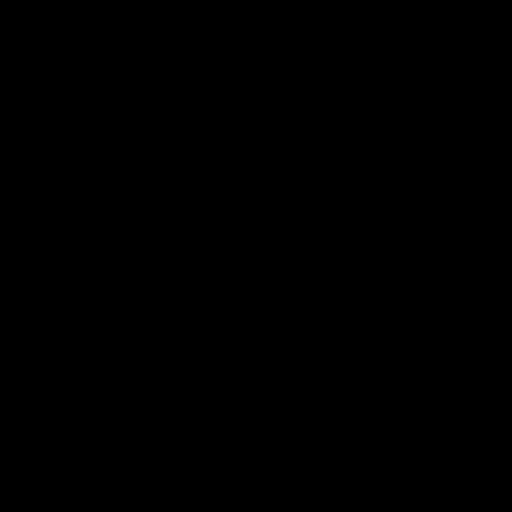
Frame 1 (no input)
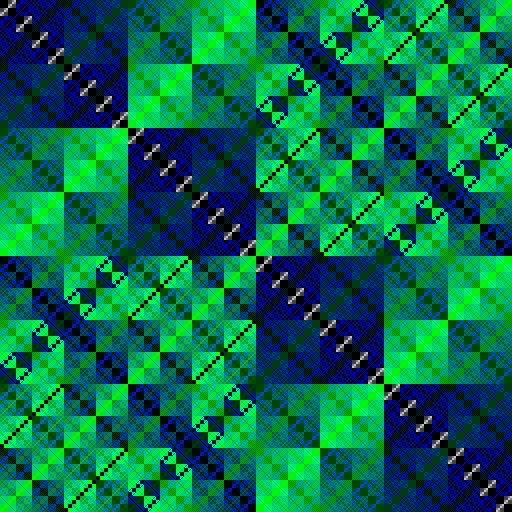
Frame 60 (the mouse pressed at the canvas centre just before this capture)
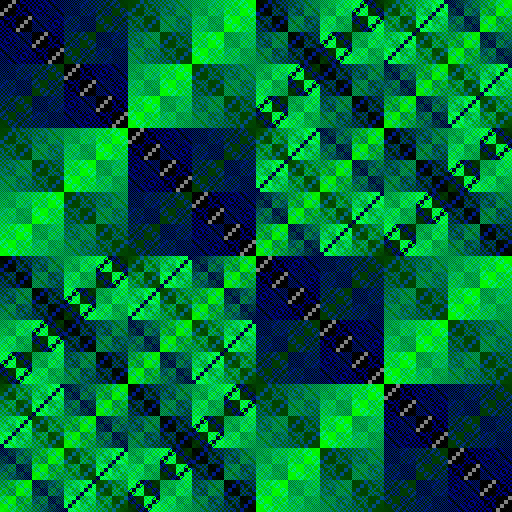
Frame 120 (the mouse held since frame 60 and released just before this capture)

The Processing sketch that drew these frames (run headless with seeded random() and noise(); from frame 60 on, the mouse is pressed at the canvas centre):

// Processing sketch: c_bitwise_9
// ── c_bitwise_9.pde
/**
 * Author: qp91mn64
 * License: the MIT License
 * Created: 2026-02-23
 * 
 * Modefied from c_bitwise_8a
 * 
 * Grayscale or opaque
 * Display window with 512x512 pixels 
 * similar to c_bitwise_5
 * But you can drag or use arrow keys to explore different parts now
 * Note: don't use WASD for moving as the key 's' or 'S' has been used for saving images
 * 
 * Bitwise operation, square, & a to extract bits, result used as color
 * Pretty complex patterns
 * 
 * 's' or 'S': to save an image
 * space key ' ': pause/run
 * Note: clicking doesn't change `a`
 * 
 * See different bitwise patterns:
 * Press '1': bitwise AND &
 * Press '2': bitwise OR |
 * Press '3': bitwise XOR ^ (default)
 */
int cellWidth = 1;
int cellHeight = 1;
int a = 1;  // A bitmask, also an index of patterns
int xMax;
int yMax;
int xOffset = 0;
int yOffset = 0;
int whichBitwiseOperator = 3;  // 1:& 2:| 3:^
int x1 = 0;
int y1 = 0;
int x2 = 0;
int y2 = 0;
boolean isRunning = true;  // run/pause
String bitwiseString;
PImage image1;
void setup() {
  size(512, 512);
  noStroke();
  xMax = (width - 1) / cellWidth + 1;  // Avoid grey egdes when `width` cannot be divided by `cellWidth`
  yMax = (height - 1) / cellHeight + 1;  // Avoid grey egdes when `height` cannot be divided by `cellHeight`
  if (whichBitwiseOperator == 1) {
    bitwiseString = "AND";
  } else if (whichBitwiseOperator == 2) {
    bitwiseString = "OR";
  } else if (whichBitwiseOperator == 3) {
    bitwiseString = "XOR";
  }
  image1 = createImage(width, height, ARGB);
  println(bitwiseString, "a", a, binary(a));
  frameRate(64);
}
void draw() {
  if (isRunning) {
    a--;  // As the change of `a` a bit doesn't change the screen too much, you may use something like `a-=2;` to make it change faster
  }
  int b = 0;
  int color1 = 0;
  int x1;
  int y1;
  background(0);  // Clear the display window
  image1.loadPixels();
  for (int x = 0; x < xMax; x++) {
    for (int y = 0; y < yMax; y++) {
      // Calculate values near 4096
      x1 = x + xOffset;
      y1 = y + yOffset;
      if (whichBitwiseOperator == 1) {
        b = x1 & y1;
      } else if (whichBitwiseOperator == 2) {
        b = x1 | y1;
      } else if (whichBitwiseOperator == 3) {
        b = x1 ^ y1;
      }
      color1 = a & b*b;  // Bitmask, and use the result as the color of pixels
      if (color1 >> 8 != 0) {  // Grayscale or opaque
        color1 |= -16777216;
      }
      // Use pixels[] instead of rect() for speed
      for (int dx = 0; dx < cellWidth; dx++) {
        for (int dy = 0; dy < cellHeight; dy++) {
          image1.pixels[min(y * cellHeight + dy, height - 1) * width + min(x * cellWidth + dx, width - 1)] = color(color1);
        }
      }
    }
  }
  image1.updatePixels();
  image(image1, 0, 0);
}
void mousePressed() {
  if (x1 == 0) {
    x1 = mouseX;
    x2 = xOffset;
  }
  if (y1 == 0) {
    y1 = mouseY;
    y2 = yOffset;
  }
  // To make sure the patterns don't change when the space key pressed
  // `a` is not changed while dragging to explore
  //  
  //if (mouseButton == LEFT) {
  //  a++;
  //  println(bitwiseString, "a", a, binary(a));
  //} else if (mouseButton == RIGHT) {
  //  a--;
  //  println(bitwiseString, "a", a, binary(a));
  //}
}
void mouseDragged() {
  xOffset = x2 - (mouseX - x1);
  yOffset = y2 - (mouseY - y1);
}
void mouseReleased() {
  x1 = 0;
  y1 = 0;
  // Sometimes the binary form (2's complement) is useful to display specific patterns
  println("xOffset:", xOffset, binary(xOffset));
  println("yOffset:", yOffset, binary(yOffset));
}
void keyPressed() {
  if (key == CODED) {
    if (keyCode == RIGHT) {
      xOffset++;
      println("xOffset:", xOffset, binary(xOffset));
    } else if (keyCode == LEFT) {
      xOffset--;
      println("xOffset:", xOffset, binary(xOffset));
    } else if (keyCode == UP) {
      yOffset--;
      println("yOffset:", yOffset, binary(yOffset));
    } else if (keyCode == DOWN) {
      yOffset++;
      println("yOffset:", yOffset, binary(yOffset));
    }
  }
  else {
    if (key == '1') {
      if (whichBitwiseOperator != 1) {
        background(0);
        whichBitwiseOperator = 1;
        bitwiseString = "AND";
        println(bitwiseString, "a", a, binary(a));
      }
    } else if (key == '2') {
      if (whichBitwiseOperator != 2) {
        background(0);
        whichBitwiseOperator = 2;
        bitwiseString = "OR";
        println(bitwiseString, "a", a, binary(a));
      }
    } else if (key == '3') {
      if (whichBitwiseOperator != 3) {
        background(0);
        whichBitwiseOperator = 3;
        bitwiseString = "XOR";
        println(bitwiseString, "a", a, binary(a));
      }
    } else if (key == 's' || key == 'S') {  // Now the uppercase `S` can be used for saving images
      String s = String.format("your_output/c_bitwise_9_%s_a_%d_xOffset_%d_yOffset_%d_s%s.png", bitwiseString, a, xOffset, yOffset, stamp());  // For distinction a stamp is used
      save(s);  // Save what on the canvas directly. 
      println(String.format("Saved: %s", s));
    } else if (key == ' ') {
      if (isRunning) {
        println("a", a, binary(a));
      }
      isRunning = !isRunning;
    }
  }
}
String stamp() {
  String stamp1 = year() + nf(month(), 2) + nf(day(), 2) + nf(hour(), 2) + nf(minute(), 2) + nf(second(), 2);  // Timestamp to the second
  stamp1 += String.format("_%d_%d", millis(), frameCount);  // Better distinction
  return stamp1;
}
